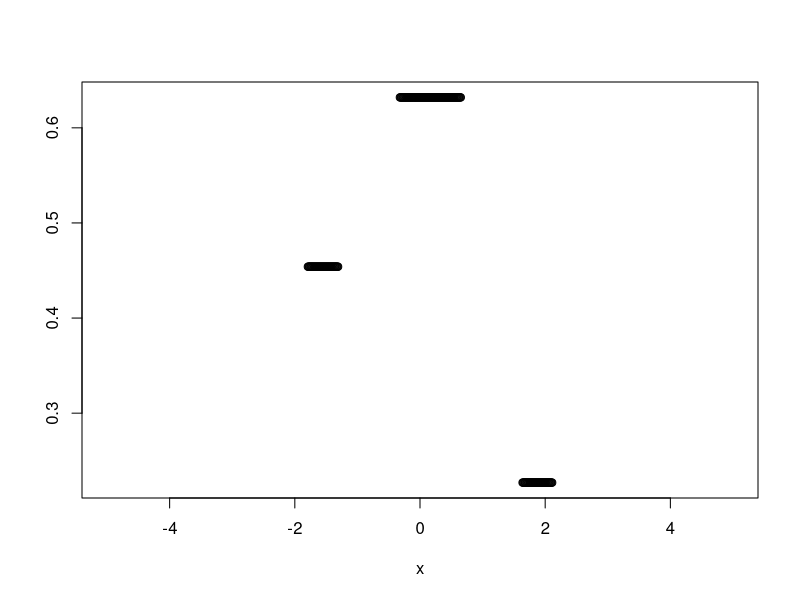
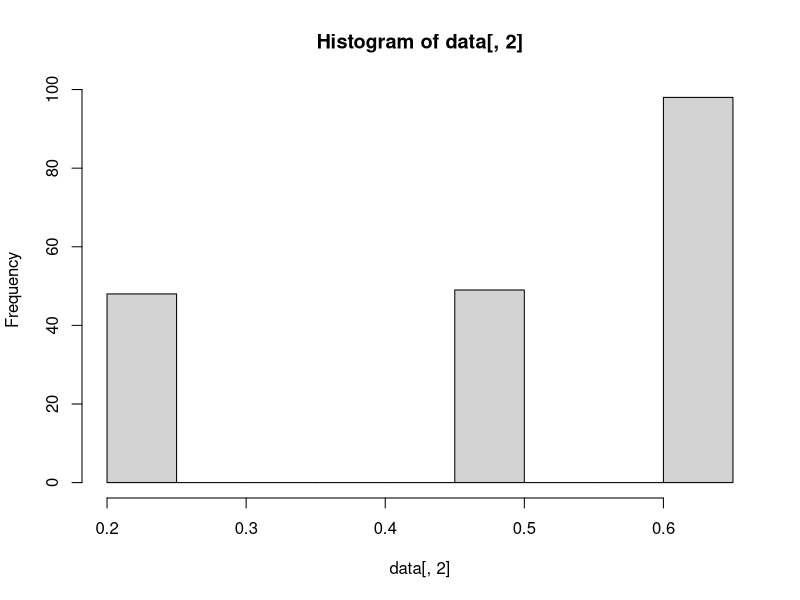
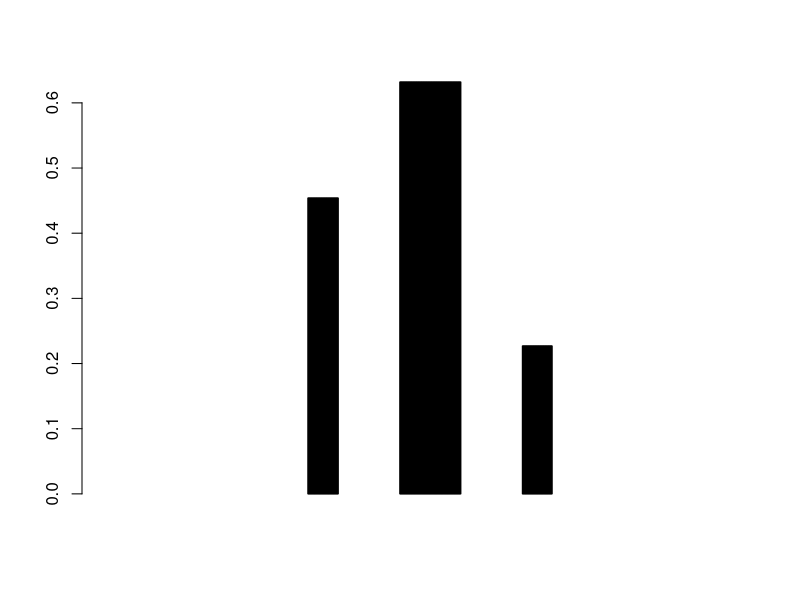
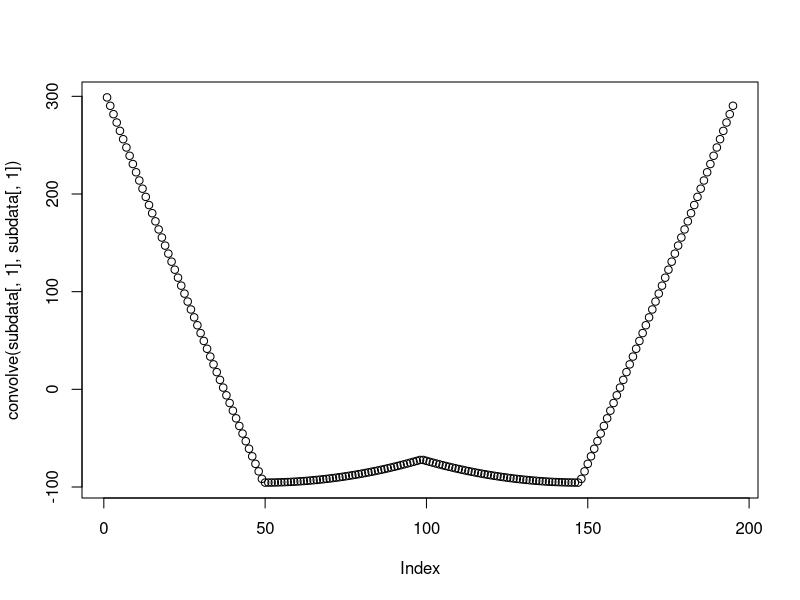

Generate these figures, in order, with R:
# Simulate the convolving process
# Chengjun WANG
# 20120109@Lab
#~~~~~~define a piecewise function in R~~~~~~~~~~~~~#
x<-seq(-5, 5, by=0.01)
fx <- function(x) {
    res <- rep(NA, length(x))
    res[(-0.326 < x) & (x < 0.652)] <- 0.632
    res[(-1.793<x) & (x < -1.304)] <- 0.454  
    res[(1.630<x) & (x <2.119)] <- 0.227  
    return(res)
}
length(fx(x))
data<-cbind(x, fx(x))
plot(data)
hist(data[,2])
barplot(data[,2], col=c(1,2))
# or, using ifelse
fx <- ifelse(x > -0.326 & x <0.625, 0.632,
   ifelse(x > -1.793 & x < -1.304,  0.454,
   ifelse(x > 1.630 & x < 2.119, 0.227, NA)))
#~~~~~~~~~~convolve~~~~~~~~~~~~~~~~~~~~~~~~~~~~~~~#
fx2<-convolve(data[,2], data[,2])
subdata<-subset(data, is.na(data[,2])==FALSE)
plot(convolve(subdata[,1],subdata[,1]))
#



